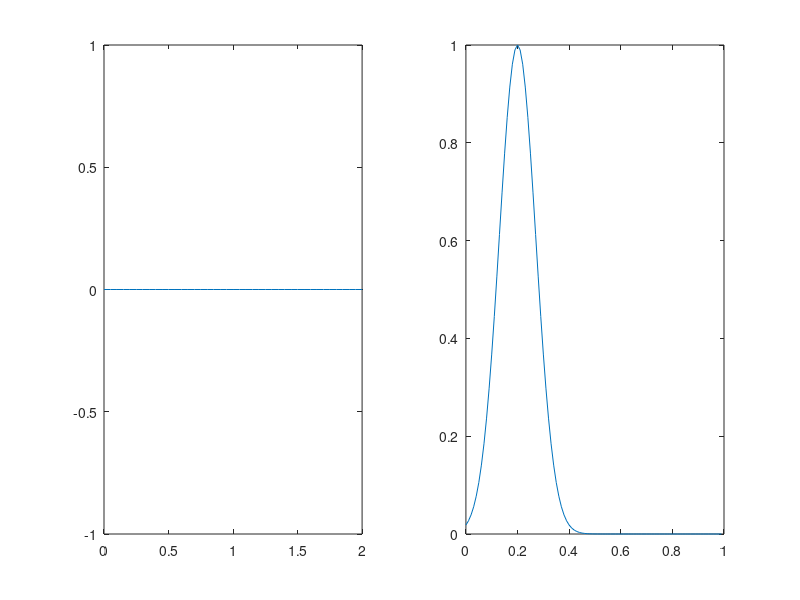
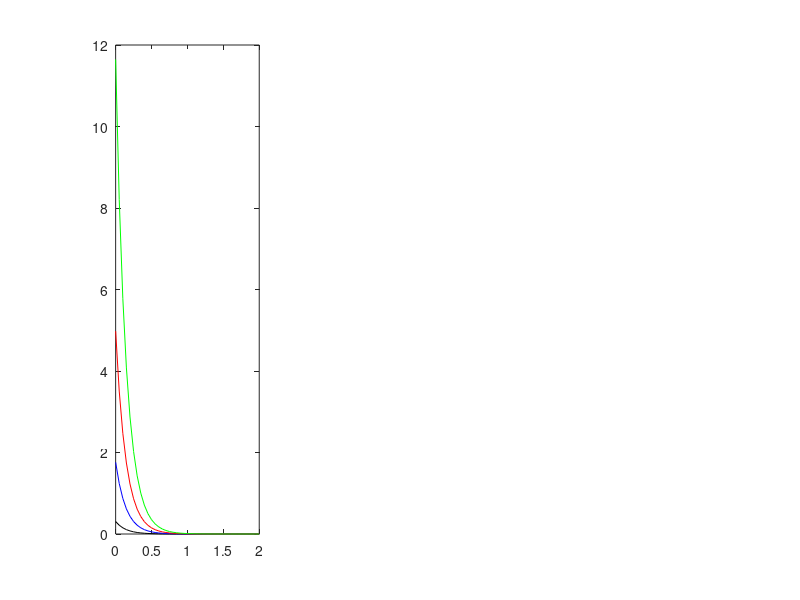
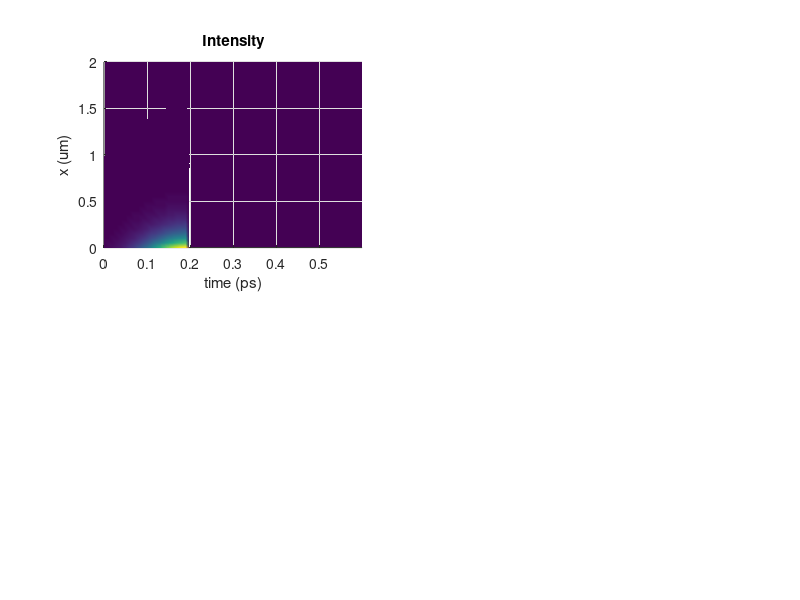
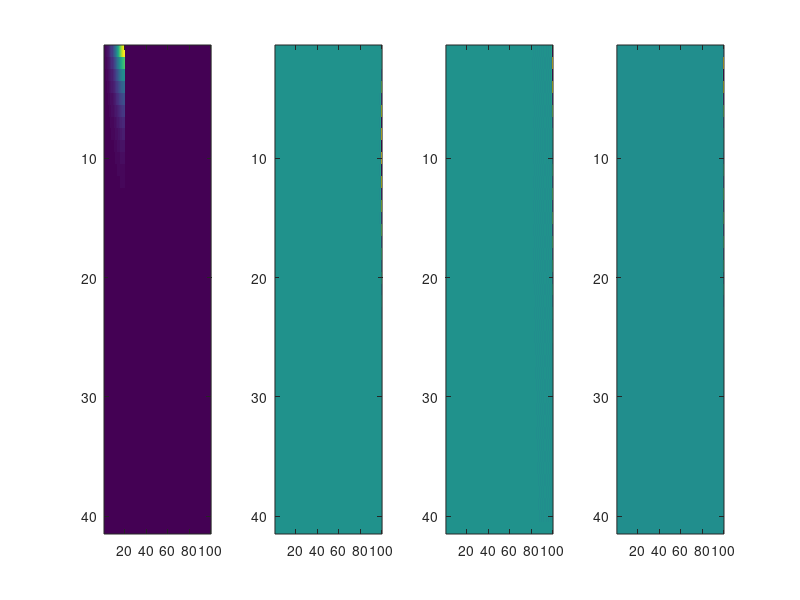

Recreate these plots in MATLAB, in order.
% electron expansion modeling with x coordinate and exp(-alpha * x) initial condition

clear all, close all,

dt = 0.01; % in ps
toffst = 0.2;
pulseD = 0.1;
t = 0.00:dt:3; % time vector
[unkn, ttot] = size(t);

xlim = 2;  % Limit for x in microns
xcel = 0.05; % Spatial resolution in microns
x = 0:xcel:xlim; % space vector for x coordinate
[unkn, xcells] = size(x);

alpha = 7;  % Decay constant for exp(-alpha * x)
TotEl = 1000; % Total number of electrons generated, NOTE: 1D model
niniF = exp(-alpha * x);  % Exponential initial condition in x
niniTempF = exp((-(t-toffst).^2)/pulseD^2);  % Time-dependent factor
ampEl = TotEl/(sum(niniF)*sum(niniTempF)); 
nini = niniF * ampEl;

NxaEvol(1:xcells, 1:ttot) = 0;
NxaEvolPump(1:xcells, 1:ttot) = 0;

for iii = 1:20
    NxaEvolPump(1:xcells, iii) = nini * niniTempF(iii);
end

Cur(1:xcells, 1:ttot) = 0;

% Assuming velocity is constant, 10 microns/ps
elecVumpps = 10;
vel = elecVumpps / xcel * dt;  % in cells per time interval

figure(1),
subplot(1,2,1)
plot(x, NxaEvol(1:xcells, 1));
subplot(1,2,2)
plot(t(1:100), niniTempF(1,1:100));

% for tstep = 2:ttot
%     ElDistTemp(1) = 0;
%     ElDistTemp(2:(xcells+1)) = NxaEvol(1:xcells, (tstep-1));
%     ElDistTemp((xcells+2)) = 0;
%     
%     NxaEvol(1:xcells, tstep) = NxaEvolPump(1:xcells, tstep); 
%     NxaEvol(1:xcells, tstep) = NxaEvol(1:xcells, tstep) + NxaEvol(1:xcells, (tstep-1)) * (1 - 2 * vel);  % initial number minus number leaving the cell
%     NxaEvol(1:xcells, tstep) = NxaEvol(1:xcells, tstep) + vel * (ElDistTemp(1:(xcells)) + ElDistTemp(3:(xcells+2)))';  % number entering the cell
%     Cur(1:xcells, tstep) = vel * (-ElDistTemp(1:(xcells)) + ElDistTemp(3:(xcells+2)))';
%     CurDer(1:xcells, tstep) = Cur(1:xcells, tstep) - Cur(1:xcells, (tstep-1));
% end

for tstep = 2:ttot
    % Temporary variable to store the electron distribution
    ElDistTemp(1) = NxaEvol(1, (tstep-1));  % Reflecting boundary at x = 0
    ElDistTemp(2:(xcells+1)) = NxaEvol(1:xcells, (tstep-1));  % Shifted array for handling boundaries
    ElDistTemp((xcells+2)) = 0;  % Initialize for the boundary at the other end (absorbing boundary)

    % Update the electron density for the current time step
    NxaEvol(1:xcells, tstep) = NxaEvolPump(1:xcells, tstep);  % Pumping term
    NxaEvol(1:xcells, tstep) = NxaEvol(1:xcells, tstep) + NxaEvol(1:xcells, (tstep-1)) * (1 - 2 * vel);  % Number minus those leaving the cell
    NxaEvol(1:xcells, tstep) = NxaEvol(1:xcells, tstep) + vel * (ElDistTemp(1:(xcells)) + ElDistTemp(3:(xcells+2)))';  % Adding those entering the cell

    % Reflecting boundary condition at x = 0:
    NxaEvol(1, tstep) = NxaEvol(2, tstep);  % Reflecting the density at x = 0 back into the system

    % Absorbing boundary condition at the other end (x = 5, i.e., xcells):
    NxaEvol(xcells, tstep) = 0;  % Absorb all particles at the boundary (set electron density to 0)

    % Current calculation
    Cur(1:xcells, tstep) = vel * (-ElDistTemp(1:(xcells)) + ElDistTemp(3:(xcells+2)))';
    CurDer(1:xcells, tstep) = Cur(1:xcells, tstep) - Cur(1:xcells, (tstep-1));

    % Ensure the current at x = 0 reflects as well
    Cur(1, tstep) = -Cur(2, tstep);  % Reflect the current at the boundary

    % Absorbing boundary condition for current at x = 5 (xcells):
    Cur(xcells, tstep) = 0;  % Ensure no current is leaving at the absorbing boundary
end



figure(2),

subplot(1,3,1)
plot(x, NxaEvolPump(1:xcells, 1), '-k'),
hold on,
plot(x, NxaEvolPump(1:xcells, 6), '-b'),
hold on,
plot(x, NxaEvolPump(1:xcells, 10), '-r'),
hold on,
plot(x, NxaEvolPump(1:xcells, 15), '-g'),
hold off;

subplot(1,3,2)
plot(x, NxaEvol(1:xcells, 1), '-k'),
hold on,
plot(x, NxaEvol(1:xcells, 100), '-b'),
hold on,
plot(x, NxaEvol(1:xcells, 200), '-r'),
hold off;

subplot(1,3,3)
plot(x, Cur(1:xcells, 1), '-k'),
hold on,
plot(x, Cur(1:xcells, 100), '-b'),
hold on,
plot(x, Cur(1:xcells, 200), '-r'),
hold off;

tsh=0:dt:1;
[TT XX] = meshgrid(tsh, x);

figure(3),

subplot(2,2,1)
surf(TT, XX, NxaEvolPump(1:xcells, 1:101));
shading("interp");
view(2);
axis([0 0.6 0 xlim]);
xlabel('time (ps)'),
ylabel('x (um)'),
title('Intensity')

subplot(2,2,2)
surf(TT, XX, NxaEvol(1:xcells, 1:101));
shading("interp");
view(2);
axis([0 0.6 0 xlim]);
xlabel('time (ps)'),
ylabel('x (um)'),
title('Elec. Density')

subplot(2,2,3)
surf(TT, XX, Cur(1:xcells, 1:101));
shading("interp");
view(2);
axis([0 0.6 0 xlim]);
xlabel('time (ps)'),
ylabel('x (um)'),
title('Current')

subplot(2,2,4)
surf(TT, XX, CurDer(1:xcells, 1:101));
shading("interp");
view(2);
axis([0 0.6 0 xlim]);
xlabel('time (ps)'),
ylabel('x (um)'),
title('dj/dt')

figure(4),

subplot(1,4,1)
imagesc(NxaEvolPump(1:xcells, 1:100));

subplot(1,4,2)
imagesc(NxaEvol(1:xcells, 1:100));

subplot(1,4,3)
imagesc(Cur(1:xcells, 1:100));

subplot(1,4,4)
imagesc(CurDer(1:xcells, 1:100));
